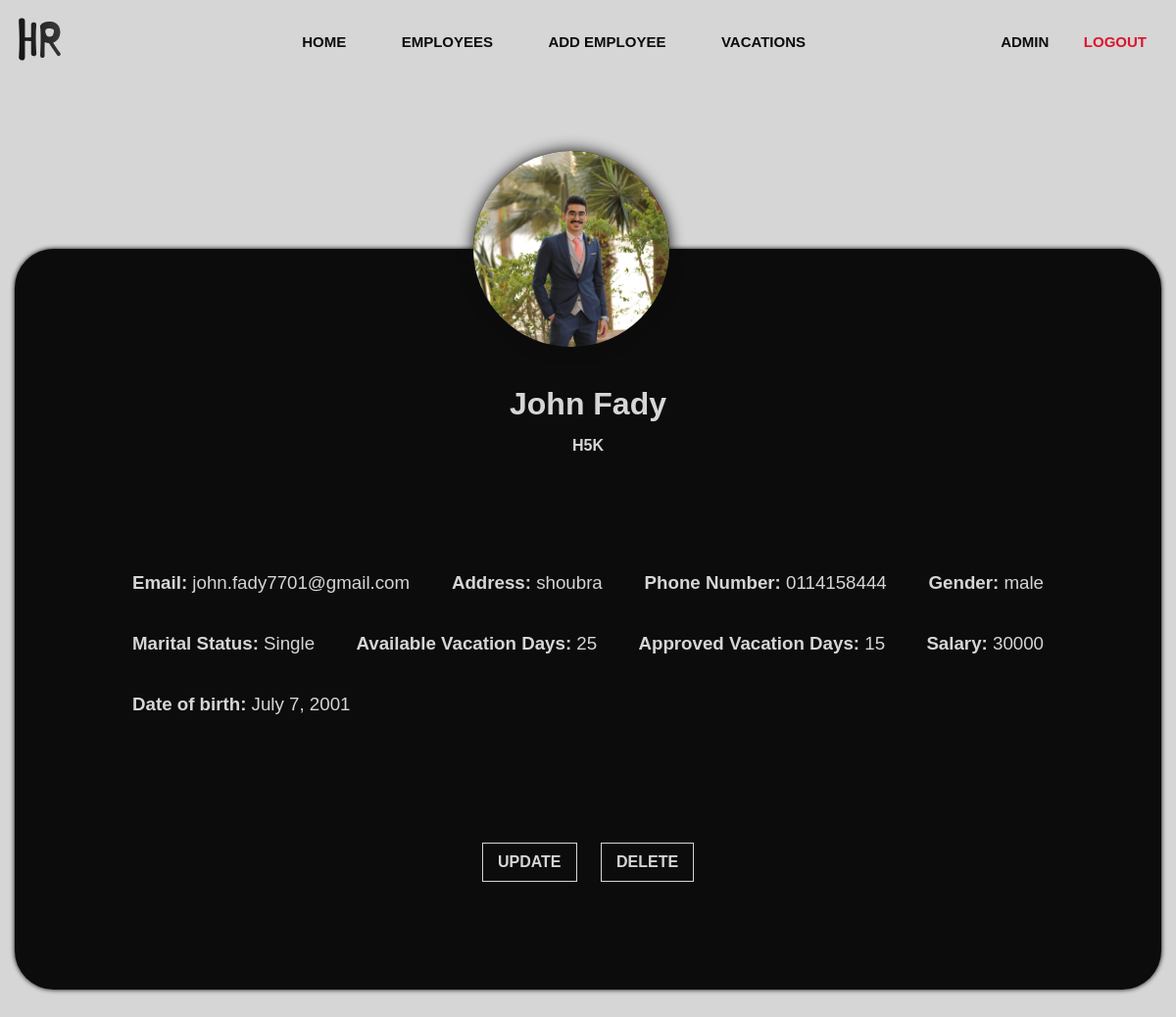
Page /human-resources/employee/profile/John Fady (signed in) on the committed database.
### employee/models.py (models this page shows, shortened)
class Employee(models.Model):
    maritalChoices = [
        ("Single", "Single"),
        ("Married", "Married"),
        ("Divorced", "Divorced"),
        ("Widowed", "Widowed"),
        ("Separated", "Separated"),
    ]
    genderChoices = [
        ("M", "Male"),
        ("F", "Female"),
    ]
    name = models.CharField(max_length=20, null=True)
    empID = models.CharField(max_length=5, null=True)
    empEmail = models.EmailField(max_length=30, null=True)
    profilePicture = models.ImageField(
        upload_to="uploads",
        default="profile/pngegg.png",
        blank=True,
        null=True,
    )
    address = models.CharField(max_length=30, null=True)
    phoneNum = models.CharField(max_length=15, null=True)
    gender = models.CharField(max_length=10, null=True)
    maritalStatus = models.CharField(max_length=10, null=True, choices=maritalChoices)
    availableVacation = models.IntegerField(null=True)
    approvedVacation = models.IntegerField(null=True)
    salaryVacation = models.IntegerField(null=True)
    birthDate = models.DateField(blank=True, null=True)

### employee/views.py (the view)
# urls.py: path("profile/<str:name>", views.profile, name="profile"),
@login_required(login_url="login")
def profile(request, name):
    employee = Employee.objects.get(name=name)
    context = {"emp": employee}
    return render(request, "employee/employeeProfile.html", context)

### templates/employee/employeeProfile.html (shortened to what this page needs)
{% load static %}
<!DOCTYPE html>
<html lang="en">
  <head>
   <link rel="stylesheet" href="{% static  'css/master.css' %}" />
      <link rel="stylesheet" href="{% static 'css/employeeProfile.css'%}" />
      <link rel="stylesheet" href="{% static  'css/all.min.css'%}" />
  </head>
  <body>
    <div class="parent">
        {% include "constant/nav.html" %}
          <div class="employee-info">
            <div class="container">
              <div class="profile-photo" id="empPhoto">
                <img src="{{emp.profilePicture.url}}" alt="" />
              </div>
              <h1 id="empname"> {{emp.name}}</h1>
              <h4 id="empid"> {{emp.empID}}</h4>
              <div class="info">
                <div class="flex" id="info">
                  <h3><span>Email:</span> {{emp.empEmail}}</h3>
                  <h3><span> Address:</span> {{emp.address}}</h3>
                  <h3><span> Phone Number:</span> {{emp.phoneNum}}</h3>
                  <h3><span> Gender: </span> {{emp.gender}}</h3>
                  <h3><span> Marital Status: </span>{{emp.maritalStatus}}</h3>
                  <h3><span> Available Vacation Days:</span> {{emp.availableVacation}}</h3>
                  <h3><span> Approved Vacation Days:</span> {{emp.approvedVacation}}</h3>
                  <h3><span>Salary:</span> {{emp.salaryVacation}}</h3>
                  <h3><span>Date of birth:</span> {{emp.birthDate}}</h3>
                </div>
              </div>
              <div class="btns">
                <div class="btn flex">
                  <a href="{% url "updateEmployee" emp.name %}">Update</a>
                </div>
                <div class="btn flex">
                  <a  id="delbtn">Delete</a>
                </div>
              </div>
            </div>
          </div>
        </div>
  </body>
</html>

### templates/constant/nav.html
{% load static %}
   <div class="nav">
        <div class="container flex">
          <div class="logo">
            <a href="{% url "home" %}"><img src="{% static 'images/logo-01.svg' %}" alt="logo" /></a>
          </div>
          <ul class="nav-menu horezontal">
            <li><a href="{% url "home" %}" class="btn6">Home</a></li>
            <li><a href="{% url "employees" %}" class="btn6">Employees</a></li>
            <li><a href="{% url 'addEmployee'%}" class="btn6">Add Employee</a></li>
            <li><a href="{% url 'vacationIntro'%}" class="btn6">Vacations</a></li>
          </ul>
          <div class="auth-btn">
            {% if user.is_authenticated %}
            <a href="{% url 'userProfile'  %}" class="btn6">{{user.username}}</a>
            <a href="{% url 'logout'%}" class="btn6 active">Logout</a>
            {% else %}
            <a href="{% url 'login'%}" class="btn6">Login</a>
            <a href="{% url 'register'%}" class="btn6 active">Register</a>
            {% endif %}
          </div>
        </div>
      </div>

### static/css/master.css (style rules this page uses)
:root { --mainColor:#d6d6d6; --secColor:#cccccc; --mainText:rgb(12, 12, 12); --secText:rgb(220, 20, 47); }
* { box-sizing: border-box; margin: 0; }
html { scroll-behavior: smooth; }
body { background-color: var(--mainColor); font-family: "Merriweather Sans", sans-serif; }
.container { margin-left: auto; margin-right: auto; padding-left: 15px; padding-right: 15px; }
.flex { display: flex; flex-wrap: wrap; }
ul { list-style: none; }
a { text-decoration: none; }
@media (min-width: 768px) { .container { width: 750px; } }
@media (min-width: 992px) { .container { width: 970px; } }
@media (min-width: 1200px) { .container { width: 1170px; } }
.nav { z-index: 2; position: fixed; top: 0px; left: 0; right: 0; z-index: 1000; background-color: transparent; transition: .3s; -webkit-transition: .3s; -moz-transition: .3s; -ms-transition: .3s; -o-transition: .3s; }
.nav .container { justify-content: space-between; align-items: center; padding: 15px 0; }
.nav .container .logo a img { width: 50px; }
.nav .container .nav-menu li a, .nav .container .auth-btn a { color: var(--mainText); font-weight: bold; font-size: 15px; transition: .3s; -webkit-transition: .3s; -moz-transition: .3s; -ms-transition: .3s; -o-transition: .3s; }
.nav .container .horezontal li { display: inline-block; margin-left: 20px; }
.nav .container .auth-btn a.active { color: var(--secText); border: none; transition: .3s; -webkit-transition: .3s; -moz-transition: .3s; -ms-transition: .3s; -o-transition: .3s; }
.btn,.btn6 { padding: 10px 15px; color: #fff; font-family: sans-serif; text-transform: uppercase; text-align: center; position: relative; text-decoration: none; display:inline-block; }
.btn::before { content: ''; position: absolute; bottom: 50%; left: 0px; width: 100%; height: 1px; display: block; -webkit-transform-origin: left top; -ms-transform-origin: left top; transform-origin: left top; -webkit-transform: scale(0, 1); -ms-transform: scale(0, 1); transform: scale(0, 1); -webkit-transition: transform 0.4s cubic-bezier(1, 0, 0, 1); transition: transform 0.4s cubic-bezier(1, 0, 0, 1) }
.btn6 { border:1px solid transparent; -webkit-transition: all 0.4s cubic-bezier(.5, .24, 0, 1); transition: all 0.4s cubic-bezier(.5, .24, 0, 1); }
.btn6::before { content: ''; position: absolute; left: 0px; bottom:0px; z-index:-1; width: 0%; height:1px; background: var(--secText); box-shadow: inset 0px 0px 0px var(--secText); display: block; -webkit-transition: all 0.4s cubic-bezier(.5, .24, 0, 1); transition: all 0.4s cubic-bezier(.5, .24, 0, 1) }
.btn6::after { content: ''; position: absolute; right: 0px; top:0px; z-index:-1; width: 0%; height:1px; background: var(--secText); -webkit-transition: all 0.4s cubic-bezier(.5, .24, 0, 1); transition: all 0.4s cubic-bezier(.5, .24, 0, 1) }

### rows in the picture
Employee: profilePicture (picture), name "John Fady", empID "H5K", empEmail "john.fady7701@gmail.com", address "shoubra", phoneNum "0114158444", gender "male", maritalStatus "Single", availableVacation "25", approvedVacation "15", salaryVacation "30000", birthDate "July 7, 2001"

### other values in the picture
{{ user.username }} "ADMIN"
